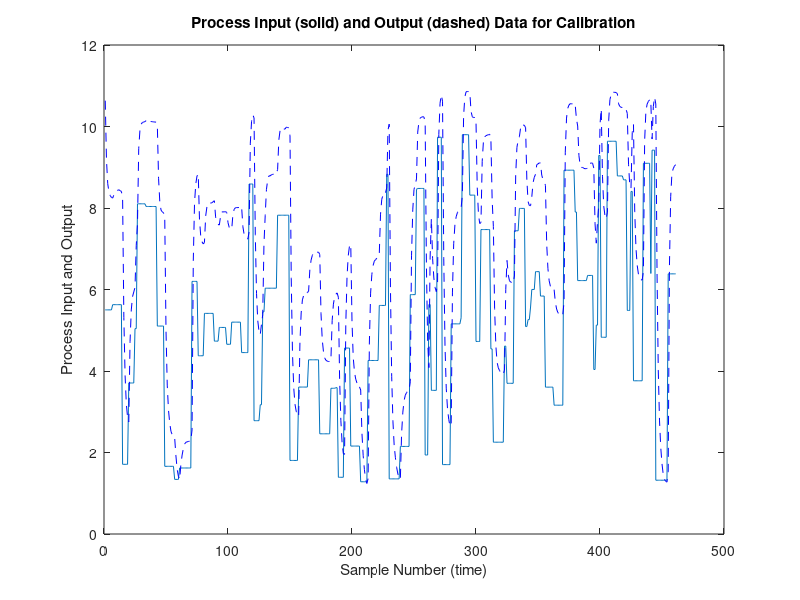

Recreate this plot in MATLAB. (Note: this script raises an error after producing the figure.)
echo off
%LWRDEMO Demonstrates locally weighted regression functions

echo on
%
% This is a demonstration of the LWRPRED and LWRXY functions in
% the PLS_Toolbox.  It uses some process I/O data to build
% locally weighted regression models and compares them to a 
% non-linear PLS model produced by polypls.
%
echo off
%Copyright Eigenvector Research, Inc. 1991-98
%Modified May 1994
%Modified BMW 3/98
echo on

% Lets start by loading the data

load pol_data

% We now have some calibration data (caldata) for building
% a model and some data we can test it with (testdata).
% We can plot out the calibration data and take a look at it.
pause

echo off;
[m,n] = size(caldata);
[mt,nt] = size(testdata);
plot(1:m,caldata(:,1),1:m,caldata(:,2),'--b')
title('Process Input (solid) and Output (dashed) Data for Calibration')
xlabel('Sample Number (time)')
ylabel('Process Input and Output')
pause
echo on

% What we want to do is build a model that relates the past
% values of the input to the current output.  As usual, we
% will start by scaling the calibration data, and we'll also 
% scale the test data using the same factors.

[acaldata,mcal,scal] = auto(caldata);
stestdata = scale(testdata,mcal,scal);
pause

% Now we can use the writein2 function to rewrite the data files
% into the diagonal format used in Finite Impulse Response (FIR)
% models.  In this case we have to chose how many samples into
% the past we will look.  It turns out that 6 is a good number
% for this data set.

[ucal,ycal] = writein2(acaldata(:,1),acaldata(:,2),6);
[utest,ytest] = writein2(stestdata(:,1),stestdata(:,2),6);

% We can now use the LWRPRED function with the calibration
% data to predict the test data.  In this case we'll use
% 4 latent variables for prediction and the 41 nearest samples
% in the calibration set.  This is going to take a couple
% minutes so hold on.
pause

ypredlwr = lwrpred(utest,ucal,ycal,4,41);

% We can also use the LWRXY function, which takes the 
% uses a distance measure that takes the predicted variable
% into consideration.
pause

ypredxy = lwrxy(utest,ucal,ycal,4,41,.4,2);

% Now lets form a non-linear pls model and use it to predict
% our test samples and compare.  In this case we'll use
% a second order polynomial for the inner-relation and 
% 4 latent variables for prediction (the order and number of
% lvs was determined previously throught cross-validation).

[pp,qp,wp,tp,up,bp,ssqp] = polypls(ucal,ycal,5,2);
yprednlpls = polypred(utest,bp,pp,qp,wp,5);

% And we can form a linear pls model.

b = pls(ucal,ycal,5);
ypredpls = utest*b(3,:)';

% Now lets rescale and compare our results.

echo off;
sc = 1:451;
sypredlwr = rescale(ypredlwr,mcal(1,2),scal(1,2));
sypredxy = rescale(ypredxy,mcal(1,2),scal(1,2));
syprednlpls = rescale(yprednlpls,mcal(1,2),scal(1,2));
sypredpls = rescale(ypredpls,mcal(1,2),scal(1,2));
sytest = rescale(ytest,mcal(1,2),scal(1,2));
plot(sc,sytest,sc,sytest,'oy',sc,syprednlpls,'-g'), hold on
plot(sc,sypredpls,'--b',sc,sypredxy,'xr')
axis([0 400 5 10])
plot(sc,sypredlwr,'-c')
title('Results from Locally Weighted Regression and Non-Linear PLS Models')
xlabel('Sample Number (time)')
ylabel('Actual and Predicted Outputs')
text(60,6.4,'Actual Output');
text(65,6.1,'Linear PLS Model');
text(70,5.8,'Non-Linear PLS Model');
text(75,5.5,'LWR Model');
text(80,5.2,'LWRXY Model');
plot(10:5:55,ones(10,1)*6.5,'oy',10:5:55,ones(10,1)*6.5,'-y');
plot(15:3:60,ones(16,1)*6.2,'--b');
plot(20:3:65,ones(16,1)*5.9,'-g');
plot(25:3:70,ones(16,1)*5.6,'-c')
plot(30:3:75,ones(16,1)*5.3,'xr')
hold off;
pause
echo on

% This is a bit hard to see, so lets zoom in on the first
% 150 points.

echo off;
plot(sc,sytest,sc,sytest,'oy',sc,syprednlpls,'-g'), hold on
plot(sc,sypredpls,'--b',sc,sypredxy,'xr')
axis([0 150 5 10]);
plot(sc,sypredlwr,'-c')
title('Results from Locally Weighted Regression and Non-Linear PLS Models')
xlabel('Sample Number (time)')
ylabel('Actual and Predicted Output')
text(40,6.5,'Actual Output');
text(45,6.2,'Linear PLS Model');
text(50,5.9,'Non-Linear PLS Model');
text(55,5.6,'LWR Model');
text(60,5.3,'LWRXY Model');
plot(10:3:35,ones(9,1)*6.6,'oy',10:3:35,ones(9,1)*6.6,'-y');
plot(15:3:40,ones(9,1)*6.3,'--b');
plot(20:3:45,ones(9,1)*6.0,'-g');
plot(25:3:50,ones(9,1)*5.7,'-c')
plot(30:3:55,ones(9,1)*5.4,'xr')
hold off;
pause
echo on

% The model prediction error sum of squares can also be calculated.

echo off
lwrerr = sum((sytest - sypredlwr).^2);
nlplserr = sum((sytest - syprednlpls).^2);
plserr = sum((sytest - sypredpls).^2);
lwrxyerr = sum((sytest - sypredxy).^2);
disp('  ')
disp('  Total Sum of Squares Prediction Error')
disp('  Lin PLS     NL-PLS     LWR      LWRXY')
disp([plserr nlplserr lwrerr lwrxyerr])
echo on;

% As you can see, the non-linear PLS and LWR prediction
% errors are very similar, with LWRXY being the best.  
% The linear model prediction error is quite high.
